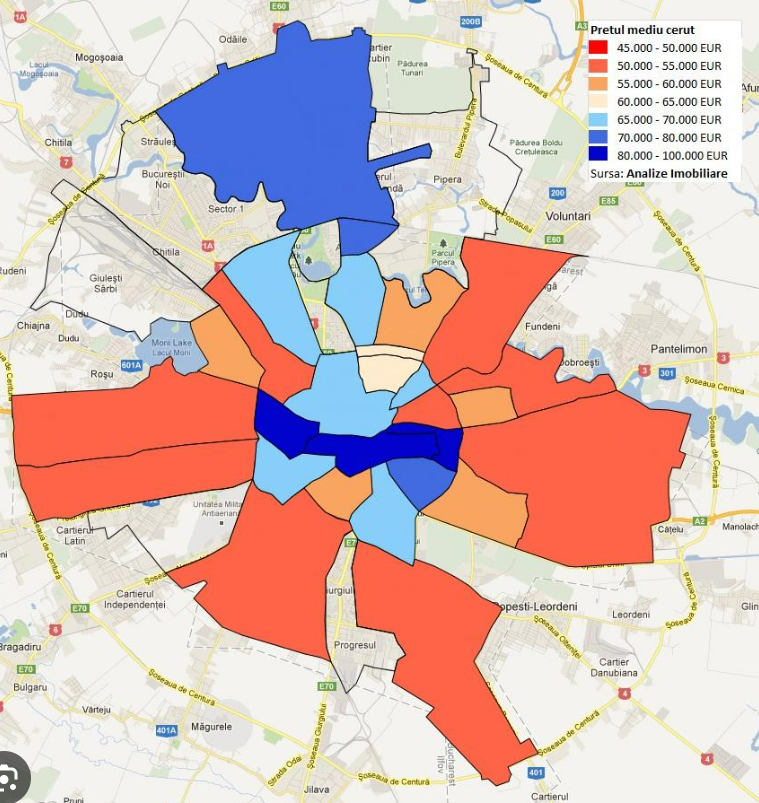
#> input picture HouseholdIncome.png, 759 x 803 px
$ python Household.py
#> lines starting #> are read from the running program, lines starting #| are printed output that depends on the picture; after the words box and inside, x2 and y2 are one past the last pixel; in counts of white or black regions, pixels touching at a corner belong together
import cv2
import numpy as np
import matplotlib.pyplot as plt

# Step 1: Load the image
image_path = "HouseholdIncome.png"
image = cv2.imread(image_path)
#> image is the input picture: shape (803, 759, 3); mean B, G, R 185.6, 189.3, 215.7
image_rgb = cv2.cvtColor(image, cv2.COLOR_BGR2RGB)

# Step 2: Define color ranges for segmentation (BGR format)
# Adjust these based on the legend colors in the map
color_ranges = {
    "45k-50k EUR": ([0, 0, 200], [50, 50, 255]),  # Red
    "50k-55k EUR": ([0, 100, 200], [50, 150, 255]),  # Orange
    "55k-60k EUR": ([0, 200, 200], [50, 255, 255]),  # Yellow
    "60k-65k EUR": ([200, 200, 0], [255, 255, 50]),  # Light green
    "65k-70k EUR": ([0, 200, 0], [50, 255, 50]),  # Green
    "70k-80k EUR": ([200, 0, 0], [255, 50, 50]),  # Dark Blue
    "80k-100k EUR": ([50, 0, 0], [255, 50, 50]),  # Blue
}

# Step 3: Segment regions by color
segmented_regions = {}
for label, (lower, upper) in color_ranges.items():
    lower = np.array(lower, dtype="uint8")
    upper = np.array(upper, dtype="uint8")
    mask = cv2.inRange(image, lower, upper)
    segmented_regions[label] = mask
#> this loop made 7 passes
#> pass 1, `mask = cv2.inRange(image, lower, upper)`:
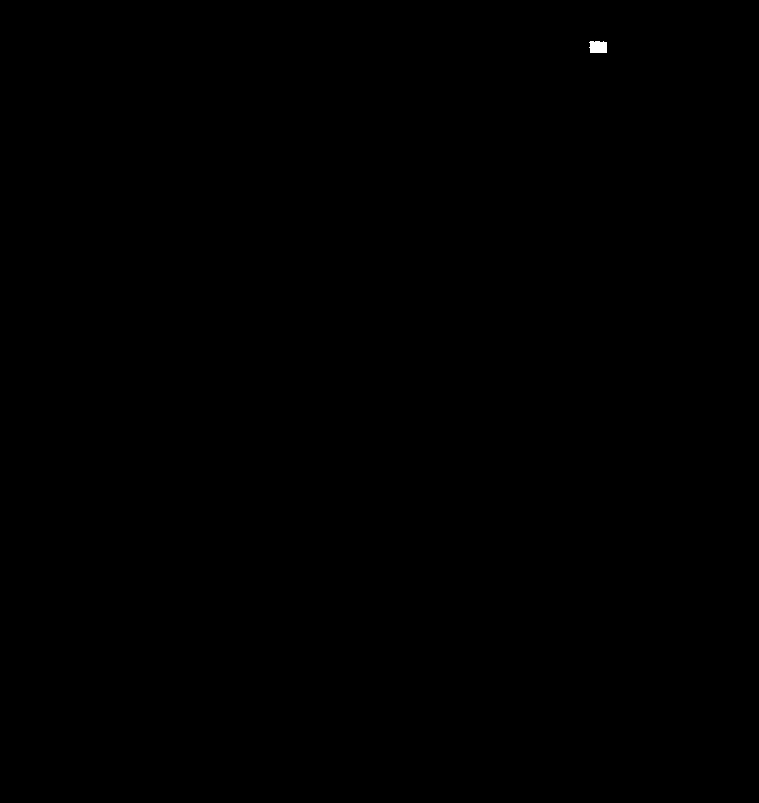
#> mask: shape (803, 759); 0.03% white; 1 white region, box (x1, y1, x2, y2) and area: (589, 41, 607, 53) 199
#> after the loop, segmented_regions = 7 items

# Step 4: Plot the segmented regions
fig, axes = plt.subplots(1, len(segmented_regions), figsize=(20, 10))
for ax, (label, mask) in zip(axes, segmented_regions.items()):
    ax.set_title(label)
    ax.imshow(mask, cmap="gray")
#> this loop made 7 passes
#> label on passes 1 to 7: '45k-50k EUR', '50k-55k EUR', '55k-60k EUR', '60k-65k EUR', '65k-70k EUR', '70k-80k EUR', '80k-100k EUR'
plt.show()
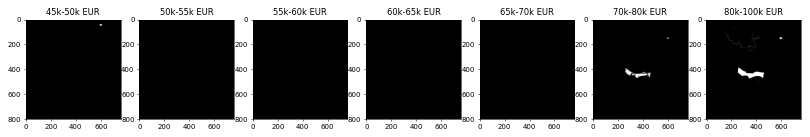
#> figure drawn by matplotlib, 7 panels

# Step 5: Save masks (optional)
for label, mask in segmented_regions.items():
    cv2.imwrite(f"{label.replace(' ', '_')}_mask.png", mask)
